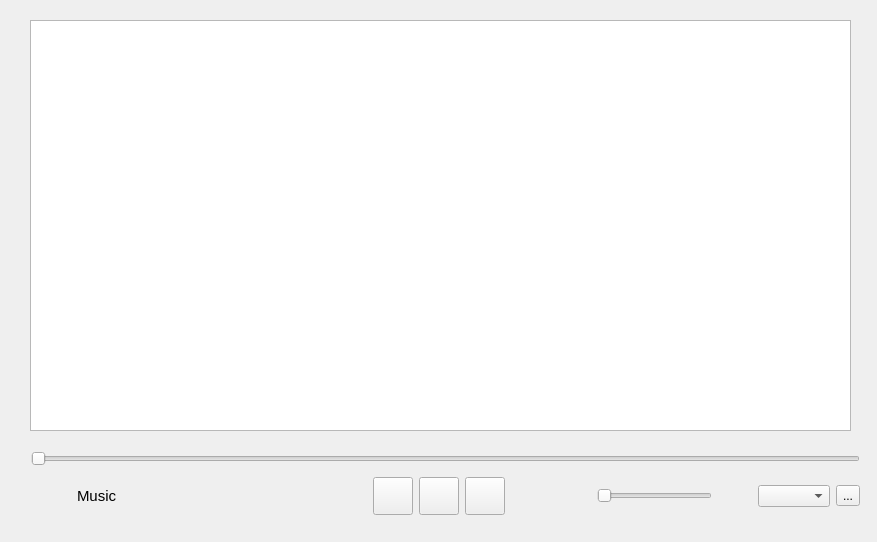
<?xml version="1.0" encoding="UTF-8"?>
<ui version="4.0">
 <class>Widget</class>
 <widget class="QWidget" name="Widget">
  <property name="geometry">
   <rect>
    <x>0</x>
    <y>0</y>
    <width>877</width>
    <height>542</height>
   </rect>
  </property>
  <property name="windowTitle">
   <string>Music Player</string>
  </property>
  <property name="windowIcon">
   <iconset resource="statics.qrc">
    <normaloff>:/icon/1.png</normaloff>:/icon/1.png</iconset>
  </property>
  <widget class="QWidget" name="Component" native="true">
   <property name="geometry">
    <rect>
     <x>20</x>
     <y>440</y>
     <width>851</width>
     <height>91</height>
    </rect>
   </property>
   <layout class="QVBoxLayout" name="verticalLayout">
    <item>
     <widget class="QSlider" name="PlayProgress">
      <property name="orientation">
       <enum>Qt::Horizontal</enum>
      </property>
     </widget>
    </item>
    <item>
     <layout class="QHBoxLayout" name="horizontalLayout_3">
      <property name="topMargin">
       <number>5</number>
      </property>
      <property name="bottomMargin">
       <number>5</number>
      </property>
      <item>
       <layout class="QHBoxLayout" name="horizontalLayout">
        <item>
         <widget class="QWidget" name="widget_2" native="true">
          <property name="minimumSize">
           <size>
            <width>40</width>
            <height>40</height>
           </size>
          </property>
          <property name="styleSheet">
           <string notr="true">image: url(:/icon/2.png);</string>
          </property>
         </widget>
        </item>
        <item>
         <widget class="QLabel" name="label">
          <property name="font">
           <font>
            <pointsize>11</pointsize>
           </font>
          </property>
          <property name="text">
           <string>Music</string>
          </property>
         </widget>
        </item>
        <item>
         <spacer name="horizontalSpacer">
          <property name="orientation">
           <enum>Qt::Horizontal</enum>
          </property>
          <property name="sizeType">
           <enum>QSizePolicy::Preferred</enum>
          </property>
          <property name="sizeHint" stdset="0">
           <size>
            <width>250</width>
            <height>20</height>
           </size>
          </property>
         </spacer>
        </item>
        <item>
         <widget class="QPushButton" name="last">
          <property name="sizePolicy">
           <sizepolicy hsizetype="Expanding" vsizetype="Expanding">
            <horstretch>0</horstretch>
            <verstretch>0</verstretch>
           </sizepolicy>
          </property>
          <property name="text">
           <string/>
          </property>
         </widget>
        </item>
        <item>
         <widget class="QPushButton" name="goOrpause">
          <property name="sizePolicy">
           <sizepolicy hsizetype="Expanding" vsizetype="Expanding">
            <horstretch>0</horstretch>
            <verstretch>0</verstretch>
           </sizepolicy>
          </property>
          <property name="text">
           <string/>
          </property>
         </widget>
        </item>
        <item>
         <widget class="QPushButton" name="next">
          <property name="sizePolicy">
           <sizepolicy hsizetype="Expanding" vsizetype="Expanding">
            <horstretch>0</horstretch>
            <verstretch>0</verstretch>
           </sizepolicy>
          </property>
          <property name="text">
           <string/>
          </property>
         </widget>
        </item>
       </layout>
      </item>
      <item>
       <spacer name="horizontalSpacer_3">
        <property name="orientation">
         <enum>Qt::Horizontal</enum>
        </property>
        <property name="sizeType">
         <enum>QSizePolicy::Preferred</enum>
        </property>
        <property name="sizeHint" stdset="0">
         <size>
          <width>50</width>
          <height>20</height>
         </size>
        </property>
       </spacer>
      </item>
      <item>
       <widget class="QWidget" name="widget_3" native="true">
        <property name="minimumSize">
         <size>
          <width>30</width>
          <height>30</height>
         </size>
        </property>
        <property name="styleSheet">
         <string notr="true">image: url(:/icon/sound.png);</string>
        </property>
       </widget>
      </item>
      <item>
       <widget class="QSlider" name="Voice">
        <property name="sizePolicy">
         <sizepolicy hsizetype="Expanding" vsizetype="Expanding">
          <horstretch>0</horstretch>
          <verstretch>0</verstretch>
         </sizepolicy>
        </property>
        <property name="orientation">
         <enum>Qt::Horizontal</enum>
        </property>
       </widget>
      </item>
      <item>
       <spacer name="horizontalSpacer_5">
        <property name="orientation">
         <enum>Qt::Horizontal</enum>
        </property>
        <property name="sizeType">
         <enum>QSizePolicy::Preferred</enum>
        </property>
        <property name="sizeHint" stdset="0">
         <size>
          <width>40</width>
          <height>20</height>
         </size>
        </property>
       </spacer>
      </item>
      <item>
       <widget class="QComboBox" name="comboBox"/>
      </item>
      <item>
       <widget class="QToolButton" name="toolButton">
        <property name="text">
         <string>...</string>
        </property>
       </widget>
      </item>
     </layout>
    </item>
   </layout>
  </widget>
  <widget class="QListView" name="Songs">
   <property name="geometry">
    <rect>
     <x>30</x>
     <y>20</y>
     <width>821</width>
     <height>411</height>
    </rect>
   </property>
   <property name="iconSize">
    <size>
     <width>50</width>
     <height>50</height>
    </size>
   </property>
  </widget>
 </widget>
 <layoutdefault spacing="6" margin="11"/>
 <resources>
  <include location="statics.qrc"/>
 </resources>
 <connections/>
</ui>
